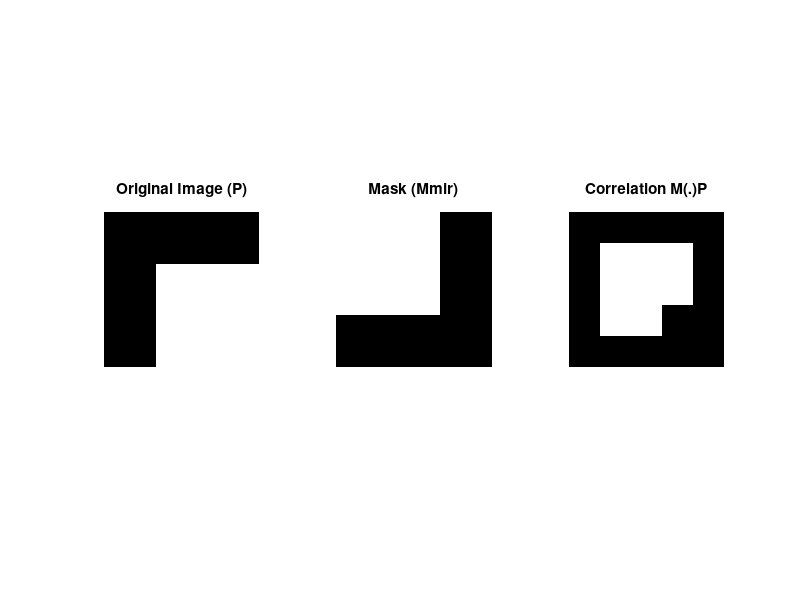
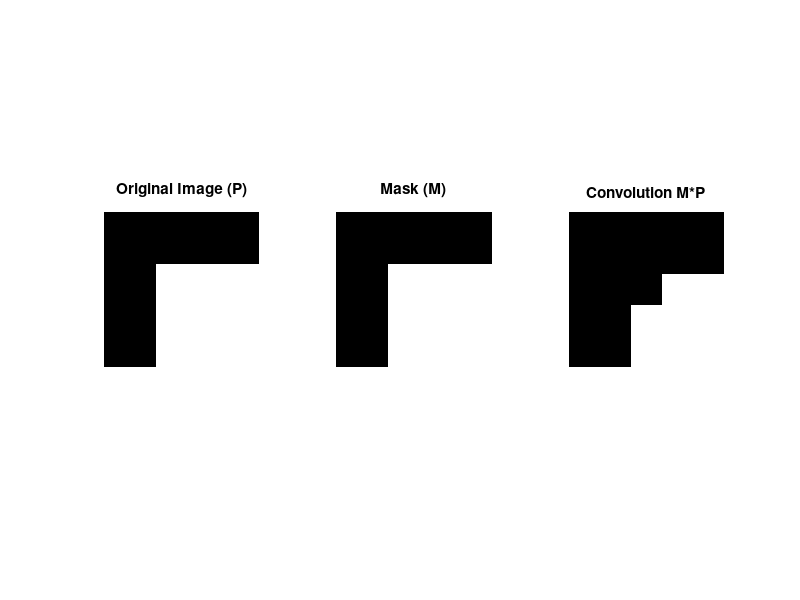

These figures' MATLAB source, in order: (Note: this script raises an error after producing the figures.)
%% ENEL 503 Lab 3
% Gustavo Da Costa Gomez, 30085980

% Clear workspace, close figures, and clear command window
clear
close all
clc

%% Question 1

% Q1 a)
% Correlation
P = [0 0 0; 0 5 8; 0 5 2];
M = [-2 -1 -0; -1 1 1; 0 1 1];
Mmir = [1 1 0; 1 1 -1 ; 0 -1 -2];
Corr = conv2(Mmir, P);

% Display and plot results
figure(1)
subplot(1,3,1), imshow(P), title('Original Image (P)');
subplot(1,3,2), imshow(Mmir), title('Mask (Mmir)');
subplot(1,3,3), imshow(Corr), title('Correlation M(.)P');

% Convolution
Conv = conv2(M, P);

% Display and plot results
figure(2)
subplot(1,3,1), imshow(P), title('Original Image (P)');
subplot(1,3,2), imshow(M), title('Mask (M)');
subplot(1,3,3), imshow(Conv), title('Convolution M*P');

% Lenna Example
lenna = imread("Lenna.jpg");
Mask = [1/9 1/9 1/9; 1/9 1/9 1/9; 1/9 1/9 1/9;];
Conv = imfilter(lenna, Mask, 'full', 'conv');
Corl = imfilter(lenna, Mask, 'full', 'corr');

% Display and plot results
figure(3)
subplot(1,3,1), imshow(lenna), title('Original Image');
subplot(1,3,2), imshow(Conv), title('Convolution');
subplot(1,3,3), imshow(Corl), title('Correlation');

% Q1 b)
% Dilation
A = [0 0 0 0 0; 0 1 1 0 0; 0 1 1 0 0; ...
    0 0 1 0 0; 0 0 0 0 0];
M = strel('square', 2);
Mpad = padarray([1 1; 1 1], [2 2], 0, 'both');
D1 = imdilate(A, Mpad);
D2 = imdilate(Mpad, A);

% Display and plot results
figure(4)
subplot(1,4,1), imshow(A), title('Image A');
subplot(1,4,2), imshow(Mpad), title('Mask M');
subplot(1,4,3), imshow(D1), title('M (+) A');
subplot(1,4,4), imshow(D2), title('A (+) M');

% Erosion
E1 = imerode(A, Mpad);
E2 = imerode(Mpad, A);

% Display and plot results
figure(5)
subplot(1,4,1), imshow(A), title('Image A');
subplot(1,4,2), imshow(Mpad), title('Mask M');
subplot(1,4,3), imshow(E1), title('M (-) A');
subplot(1,4,4), imshow(E2), title('A (-) M');

%% Question 2

% Read Moon.tif image
Im = imread("Moon.tif");

% Add Gaussian noise to the image
Inoi = imnoise(Im,'gaussian',0.01);

% Apply a 5x5 average filter to blur the image
Fblur = fspecial('average', 5);
Iblur = imfilter(Inoi, Fblur);

% Sharpen the image
SharpIm = (Im - Iblur) + Im;

% Display and plot results
figure(6)
subplot(1,2,1), imshow(Im), title('Original Image');
subplot(1,2,2), imshow(SharpIm), title('Sharpened Image');

%% Question 3

% Read Statue.png image
Im = imread("Statue.png");

% Create a disk-shaped structuring element with radius 3
Mse = strel('disk', 3);

% Algorithm 1
ImTh = imtophat(Im, Mse);
ImBh = imbothat(Im, Mse);
ImEnhance = Im + ImTh - ImBh;

% Display and plot results
figure(7)
subplot(1,4,1), imshow(Im), title('Im');
subplot(1,4,2), imshow(ImTh), title('ImTh');
subplot(1,4,3), imshow(ImBh), title('ImBh');
subplot(1,4,4), imshow(ImEnhance), title('ImEnhance');
sgtitle('Algorithm 1');

% Algorithm 2
term_1 = Im - (imopen(Im, Mse));
term_2 = (imclose(Im, Mse)) - Im;
ImEnhance = Im + term_1 - term_2;

% Display and plot results
figure(8)
subplot(1,4,1), imshow(Im), title('Im');
subplot(1,4,2), imshow(term_1), title('X - [M(.)X]');
subplot(1,4,3), imshow(term_2), title('[M()X]-X');
subplot(1,4,4), imshow(ImEnhance), title('ImEnhance');
sgtitle('Algorithm 2');

%% Question 4

% Read LennaGNoise.jpg image
Im = imread("LennaGNoise.jpg");

% Apply Gaussian filter with standard deviation 0.8
Im1 = imgaussfilt(Im, 0.8);

% Apply 3x3 arithmetic mean filter
Filter1 = fspecial('average', [3 3]);
Im2 = imfilter(Im, Filter1);

% Display and plot results
figure(9)
subplot(1,3,1), imshow(Im), title('Original Image');
subplot(1,3,2), imshow(Im1), title('Gaussian Filter');
subplot(1,3,3), imshow(Im2), title('Arithmetic Mean Filter');

%% Question 5

% Initialize a 16x16 barcode matrix
Barcode = zeros(16, 16);

% Arbitrary string for the barcode
Str = 'Hello World! This is my barcode.';
StrB = reshape(dec2bin(Str, 8).' - '0', 1, []);

% Populate the barcode matrix with the binary representation of the string
for i = 1:length(Barcode)
    for j = 1:length(Barcode)
        index = ((j-1)*16) + i;
        Barcode(i, j) = StrB(index);
    end
end

% Display and plot the generated barcode
figure(10),
imshow(Barcode, 'InitialMagnification', 'fit'), title("Barcode")

% Convert barcode segments to integers and then to characters
BinarySegments = reshape(Barcode, 8, []).';
IntValues = bin2dec(char(BinarySegments + '0'));
RecognizedStr = char(IntValues.');

% Display the recognized barcode information
disp('Recognized Barcode Information:');
disp(RecognizedStr);
